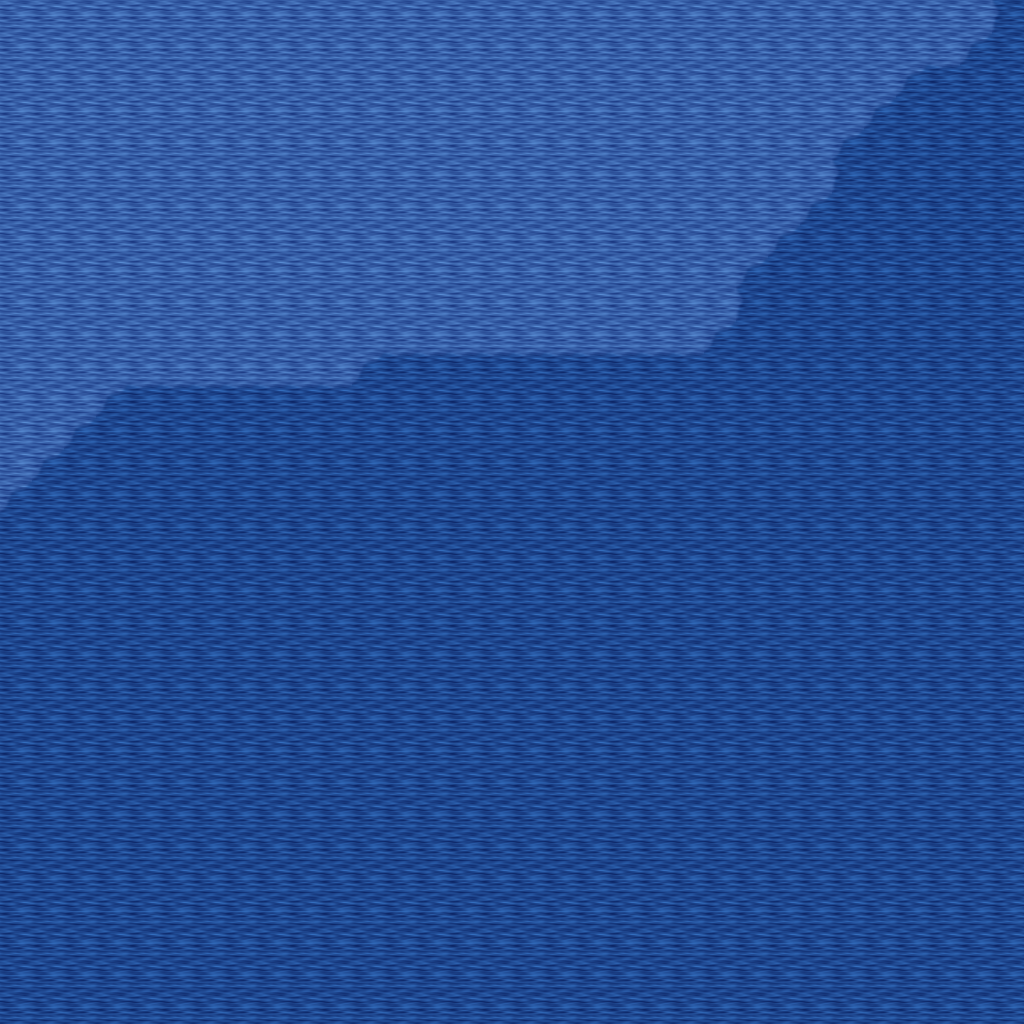

Below is a game level as drawn by its tile map, then a one-line description and the .tmx that defines it (tile-layer data replaced by summaries):
An orthogonal 32x32 tile map with 32x32 px tiles, 5 tile layers (Ground, Objects, Objects2, Above, ...), 1 hidden layer not drawn, 10 tilesets.

<map version="1.10" tiledversion="1.11.0" orientation="orthogonal" renderorder="right-down" width="32" height="32" tilewidth="32" tileheight="32" infinite="0" nextlayerid="11" nextobjectid="1">
 <tileset firstgid="1" name="ground_ground" tilewidth="32" tileheight="32" tilecount="33" columns="3">
  <image source="../drawable/ground_ground.png" width="96" height="352" />
 </tileset>
 <tileset firstgid="34" name="ground_grass_edges" tilewidth="32" tileheight="32" tilecount="36" columns="12">
  <image source="../drawable/ground_grass_edges.png" width="384" height="96" />
 </tileset>
 <tileset firstgid="70" name="ground_water_pool" tilewidth="32" tileheight="32" tilecount="72" columns="3">
  <image source="../drawable/ground_water_pool.png" width="96" height="768" />
 </tileset>
 <tileset firstgid="142" name="ground_grass_corners" tilewidth="32" tileheight="32" tilecount="24" columns="6">
  <image source="../drawable/ground_grass_corners.png" width="192" height="128" />
 </tileset>
 <tileset firstgid="166" name="plant_grasses" tilewidth="32" tileheight="32" tilecount="6" columns="3">
  <image source="../drawable/plant_grasses.png" width="96" height="64" />
 </tileset>
 <tileset firstgid="172" name="plant_flower_daisy_red" tilewidth="32" tileheight="32" tilecount="8" columns="2">
  <image source="../drawable/plant_flower_daisy_red.png" width="64" height="128" />
 </tileset>
 <tileset firstgid="180" name="plant_flower_daisy_blue" tilewidth="32" tileheight="32" tilecount="8" columns="2">
  <image source="../drawable/plant_flower_daisy_blue.png" width="64" height="128" />
 </tileset>
 <tileset firstgid="188" name="item_corpse_huge_animal" tilewidth="32" tileheight="32" tilecount="16" columns="2">
  <image source="../drawable/item_corpse_huge_animal.png" width="64" height="256" />
 </tileset>
 <tileset firstgid="204" name="logic_collision" tilewidth="32" tileheight="32" tilecount="1" columns="1">
  <image source="../drawable/logic_collision.png" width="32" height="32" />
 </tileset>
 <tileset firstgid="205" name="ground_water_pool_deep" tilewidth="32" tileheight="32" tilecount="72" columns="3">
  <image source="../drawable/ground_water_pool_deep.png" width="96" height="768" />
 </tileset>
 <layer id="1" name="Ground" width="32" height="32">
  <data>[1024 cells, 1024 non-empty, 5 distinct tile ids]</data>
 </layer>
 <layer id="2" name="Objects" width="32" height="32">
  <data>[1024 cells, 0 non-empty, 0 distinct tile ids]</data>
 </layer>
 <layer id="3" name="Objects2" width="32" height="32">
  <data>[1024 cells, 0 non-empty, 0 distinct tile ids]</data>
 </layer>
 <layer id="4" name="Above" width="32" height="32">
  <data>[1024 cells, 0 non-empty, 0 distinct tile ids]</data>
 </layer>
 <layer id="5" name="Above2" width="32" height="32">
  <data>[1024 cells, 0 non-empty, 0 distinct tile ids]</data>
 </layer>
 <layer id="6" name="Walkable" width="32" height="32" visible="0">
  <data>[1024 cells, 1024 non-empty, 1 distinct tile ids]</data>
 </layer>
 <objectgroup id="7" name="Mapevents" />
 <objectgroup id="8" name="Spawn" />
 <objectgroup id="9" name="Keys" />
 <objectgroup id="10" name="Replace" />
</map>
